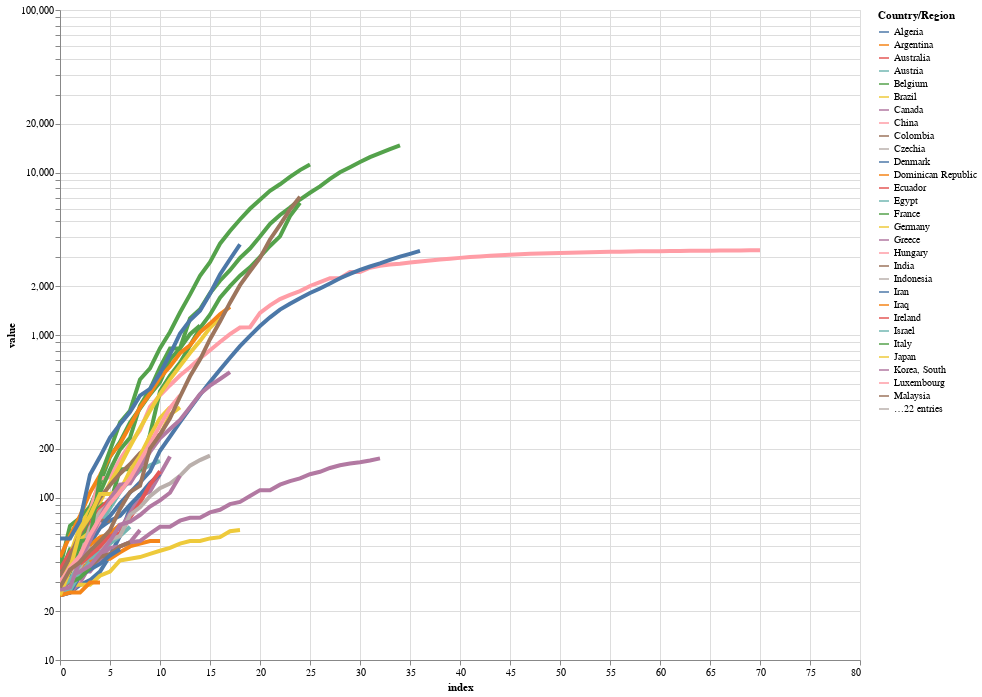

The cell this chart's notebook holds for it:
### Code cell
# see here: https://altair-viz.github.io/user_guide/interactions.html
# under Input Element Binding


# altair plot with hover tool

countries = sorted(list(set(dfq['Country/Region'])))
#len(countries)
# A dropdown filter
country_dropdown = alt.binding_select(options=countries)

country_select = alt.selection_single(fields=['Country/Region'], bind=country_dropdown, name="Country")

color = alt.condition(country_select,
                    alt.Color('Country/Region:N'),
                    alt.value('lightgray'))
opacity = alt.condition(country_select, alt.value(1.0), alt.value(0.2))

alt.Chart(dfq).mark_line(strokeWidth=4, opacity=1.0).encode(
    x=alt.X('index'),
    y=alt.Y('value', scale=alt.Scale(type='log')),
    color=color,
    opacity=opacity,
    tooltip=['Country/Region:N', 'index','value']
).properties(
    width=800,
    height=650
).add_selection(
    country_select
).add_selection(country_select
               ).interactive()

# more possibilities extractable from here, HBA? https://altair-viz.github.io/gallery/multiline_tooltip.html

### Figure 1 — Vega-Lite specification as saved in the notebook (floating-point values rounded to 4 significant figures; data arrays with more than 128 entries replaced by an {"elided": "..."} marker saying what was removed)
{"config": {"view": {"continuousWidth": 400, "continuousHeight": 300}}, "data": {"name": "data-21aba24973a51d89b483fdf22242835a"}, "mark": {"type": "line", "opacity": 1.0, "strokeWidth": 4}, "encoding": {"color": {"condition": {"type": "nominal", "field": "Country/Region", "selection": "Country"}, "value": "lightgray"}, "opacity": {"condition": {"value": 1.0, "selection": "Country"}, "value": 0.2}, "tooltip": [{"type": "nominal", "field": "Country/Region"}, {"type": "quantitative", "field": "index"}, {"type": "quantitative", "field": "value"}], "x": {"type": "quantitative", "field": "index"}, "y": {"type": "quantitative", "field": "value", "scale": {"type": "log"}}}, "height": 650, "selection": {"Country": {"type": "single", "fields": ["Country/Region"], "bind": {"input": "select", "options": ["Algeria", "Argentina", "Australia", "Austria", "Belgium", "Brazil", "Canada", "China", "Colombia", "Czechia", "Denmark", "Dominican Republic", "Ecuador", "Egypt", "France", "Germany", "Greece", "Hungary", "India", "Indonesia", "Iran", "Iraq", "Ireland", "Israel", "Italy", "Japan", "Korea, South", "Luxembourg", "Malaysia", "Mexico", "Morocco", "Netherlands", "Norway", "Pakistan", "Panama", "Peru", "Philippines", "Poland", "Portugal", "Romania", "Russia", "San Marino", "Saudi Arabia", "Serbia", "Spain", "Sweden", "Switzerland", "Turkey", "US", "Ukraine", "United Kingdom"]}}, "selector004": {"type": "interval", "bind": "scales", "encodings": ["x", "y"]}}, "width": 800, "$schema": "https://vega.github.io/schema/vega-lite/v4.8.1.json", "datasets": {"data-21aba24973a51d89b483fdf22242835a": {"elided": "3723 records"}}}
